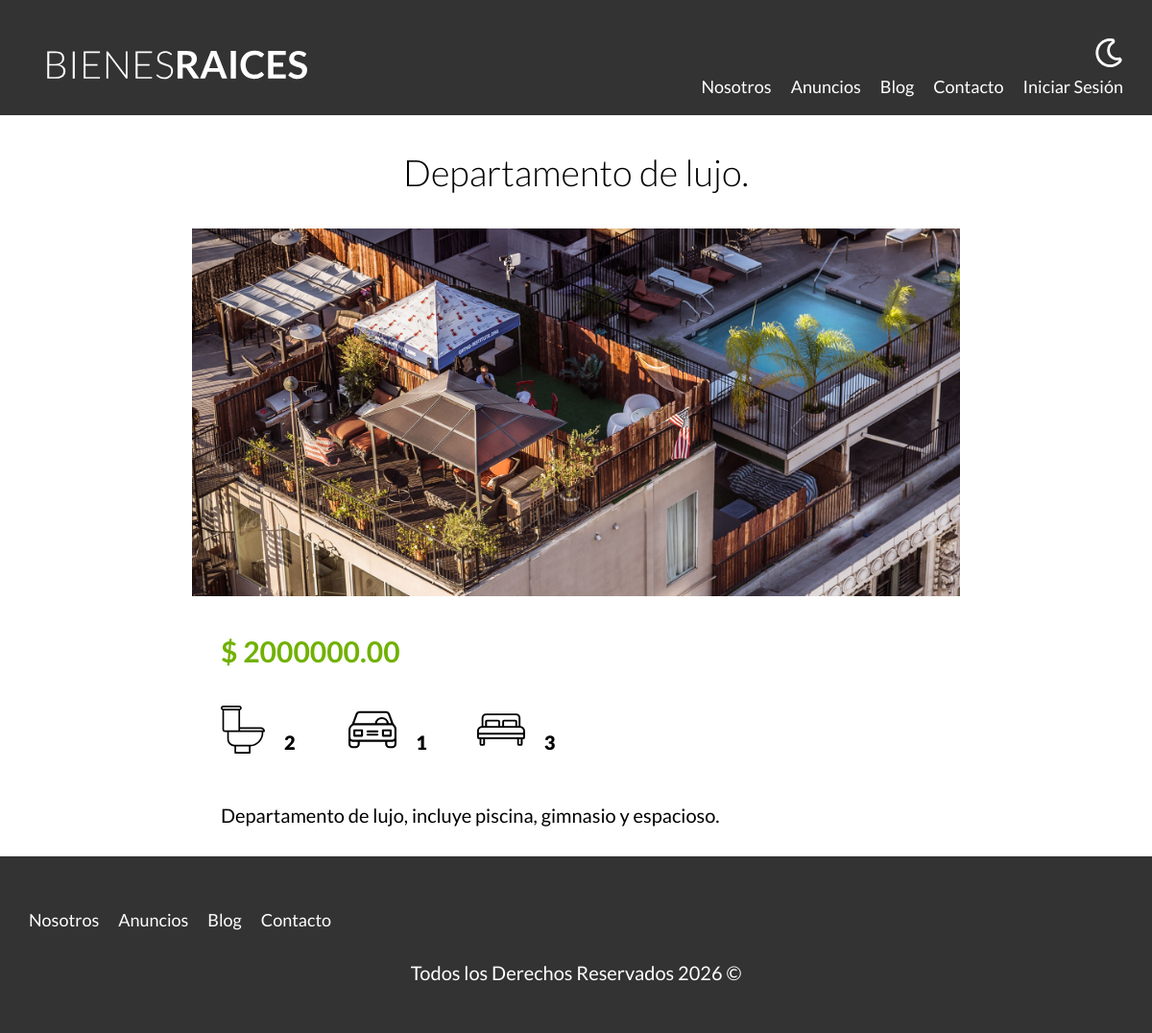
The page /anuncio.php?id=3 on the database its author committed.
### tables this page shows
CREATE TABLE `propiedades` (
  `id` int NOT NULL AUTO_INCREMENT,
  `titulo` varchar(45) DEFAULT NULL,
  `precio` decimal(10,2) DEFAULT NULL,
  `imagen` varchar(200) DEFAULT NULL,
  `descripcion` longtext,
  `habitaciones` int DEFAULT NULL,
  `wc` int DEFAULT NULL,
  `estacionamiento` int DEFAULT NULL,
  `creado` date DEFAULT NULL,
  `vendedores_id` int NOT NULL,
  PRIMARY KEY (`id`),
  KEY `fk_propiedades_vendedores_idx` (`vendedores_id`),
  CONSTRAINT `fk_propiedades_vendedores` FOREIGN KEY (`vendedores_id`) REFERENCES `vendedores` (`id`)
);

### anuncio.php (the view, shortened to what this page needs)
<?php
$id = $_GET['id'];
$id = filter_var($id, FILTER_VALIDATE_INT);
$db = conectarDB();
$sql = "SELECT * FROM propiedades WHERE id = $id;";
$query = mysqli_query($db, $sql);
$propiedad = mysqli_fetch_assoc($query);
?>
<main class="contenedor seccion contenido-centrado">
    <h1><?php echo $propiedad['titulo']; ?></h1>
    <img loading="lazy" src="imagenesDB/<?php echo $propiedad['imagen']; ?>" alt="">
    <div class="resumen-propiedad">
        <p class="precio">$ <?php echo $propiedad['precio']; ?></p>
        <ul class="iconos-caracteristicas">
            <li>
                <img class="icono tamaño-iconos" loading="lazy" src="build/img/icono_wc.svg" alt="icono wc">
                <p><?php echo $propiedad['wc']; ?></p>
            </li>
            <li>
                <img class="icono tamaño-iconos" loading="lazy" src="build/img/icono_estacionamiento.svg" alt="icono estacionamiento">
                <p><?php echo $propiedad['estacionamiento']; ?></p>
            </li>
            <li>
                <img class="icono tamaño-iconos" loading="lazy" src="build/img/icono_dormitorio.svg" alt="icono dormitorio">
                <p><?php echo $propiedad['habitaciones']; ?></p>
            </li>
        </ul>
        <p><?php echo $propiedad['descripcion']; ?></p>
    </div>
</main>

### build/css/app.css (style rules this page uses)
html { -webkit-text-size-adjust:100%;line-height:1.15 }
body { margin:0 }
main { display:block }
h1 { font-size:2em;margin:.67em 0 }
img { border-style:none }
html { box-sizing:border-box;font-size:62.5% }
*,:after,:before { box-sizing:inherit }
body { font-family:Lato,sans-serif;font-size:1.6rem;line-height:1.8 }
p { color:#000;font-size:2rem }
.contenedor { margin:0 auto;max-width:120rem;width:95% }
img,picture { display:block;width:100% }
h1,h2,h3 { font-family:Lato,sans-serif;font-weight:300;margin:2.5rem 0;text-align:center }
h1 { font-size:3.8rem }
.seccion { margin-bottom:2.5rem;margin-top:2.5rem }
.contenido-centrado { max-width:80rem }
.icono { text-align:center }
.resumen-propiedad { padding:0 3rem }
.precio { color:#71b100;font-size:3rem;font-weight:700 }
.iconos-caracteristicas { display:flex;list-style:none;max-width:40rem;padding:0 }
.iconos-caracteristicas li { display:flex;flex:1;gap:2rem }
.iconos-caracteristicas li img { flex:0 0 3rem }
.iconos-caracteristicas li p { font-weight:900 }
.tamaño-iconos { height:5rem;width:5rem }

### rows shown on the page
propiedades: titulo "Departamento de lujo.", imagen (picture), precio "2000000.00", wc "2", estacionamiento "1", habitaciones "3", descripcion "Departamento de lujo, incluye piscina, gimnasio y espacioso."
